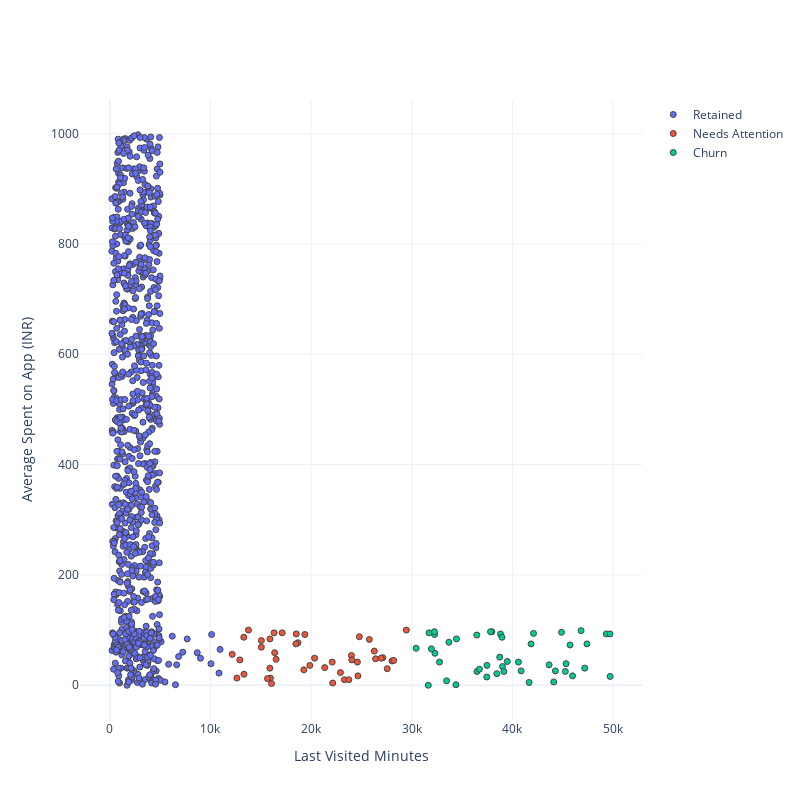

Write notebook code for a chart like this one.
### Code cell
PLOT = go.Figure()
for i in list(df["Segments"].unique()):
    PLOT.add_trace(go.Scatter(x = df [df["Segments"]== i]['Last Visited Minutes'],
                              y = df [df["Segments"] == i] ['Average Spent on App (INR)'],
                              mode = 'markers', marker_size = 6, marker_line_width = 1,
                              name = str(i)))
    
PLOT.update_traces(hovertemplate='Last Visited Minutes: %{x} <br>Average Spent on App (INR): %{y}')

PLOT.update_layout(width=800, height = 800, autosize = True, showlegend = True,
                   yaxis_title = 'Average Spent on App (INR)',
                   xaxis_title= 'Last Visited Minutes',
                   scene= dict(xaxis=dict(title = 'Last Visited Minutes', title_font_color = 'black'),
                               yaxis =dict(title = 'Average Spent on App (INR)',
                                          title_font_color = 'black')))

### Figure 1 — Plotly figure (JSON) as saved in the notebook; plotly's stock layout.template omitted (floating-point values rounded to 4 significant figures; data arrays with more than 128 entries replaced by an {"elided": "..."} marker saying what was removed)
{"data": [{"hovertemplate": "Last Visited Minutes: %{x} <br>Average Spent on App (INR): %{y}", "marker": {"line": {"width": 1}, "size": 6}, "mode": "markers", "name": "Retained", "type": "scatter", "x": {"elided": "910 int values"}, "y": {"elided": "910 int values"}}, {"hovertemplate": "Last Visited Minutes: %{x} <br>Average Spent on App (INR): %{y}", "marker": {"line": {"width": 1}, "size": 6}, "mode": "markers", "name": "Needs Attention", "type": "scatter", "x": [24008, 26405, 22915, 13331, 28046, 12629, 25789, 24048, 29465, 19379, 15053, 23311, 24656, 18701, 21352, 17126, 13777, 22099, 16523, 19278, 27125, 15060, 26282, 16381, 15915, 12920, 12163, 20344, 24600, 24796, 18485, 15953, 28208, 19874, 23745, 22148, 18525, 13310, 15662, 27561, 26958, 16067, 16324, 15904], "y": [54, 48, 23, 20, 44, 13, 83, 46, 100, 92, 69, 10, 17, 77, 32, 95, 100, 42, 47, 28, 50, 81, 62, 59, 84, 46, 56, 49, 42, 88, 75, 13, 45, 36, 10, 4, 93, 87, 12, 30, 49, 3, 95, 31]}, {"hovertemplate": "Last Visited Minutes: %{x} <br>Average Spent on App (INR): %{y}", "marker": {"line": {"width": 1}, "size": 6}, "mode": "markers", "name": "Churn", "type": "scatter", "x": [37959, 49334, 39016, 30435, 40868, 42101, 33465, 41859, 40603, 31724, 43650, 38744, 38821, 49715, 36469, 45339, 47187, 49696, 39153, 37826, 32302, 37453, 47412, 31950, 45979, 38457, 45265, 36478, 46826, 37474, 44275, 44883, 34395, 32265, 38966, 44107, 41664, 31644, 34445, 32253, 36725, 33692, 32762, 45734, 39494], "y": [97, 93, 34, 67, 26, 94, 8, 75, 42, 95, 37, 51, 93, 16, 91, 39, 31, 93, 25, 97, 58, 15, 75, 66, 17, 21, 25, 25, 99, 36, 26, 96, 1, 92, 87, 6, 5, 0, 84, 97, 29, 78, 42, 73, 43]}], "layout": {"autosize": true, "height": 800, "scene": {"xaxis": {"title": {"font": {"color": "black"}, "text": "Last Visited Minutes"}}, "yaxis": {"title": {"font": {"color": "black"}, "text": "Average Spent on App (INR)"}}}, "showlegend": true, "width": 800, "xaxis": {"autorange": true, "range": [-2969.0, 52890.0], "title": {"text": "Last Visited Minutes"}, "type": "linear"}, "yaxis": {"autorange": true, "range": [-63.0, 1061.0], "title": {"text": "Average Spent on App (INR)"}, "type": "linear"}}}
